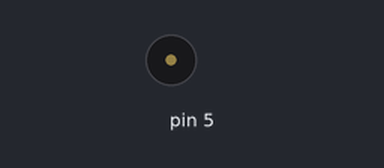
The sketch below on a simulated Arduino Uno, built with avr-gcc and run on an emulated ATmega328P. Shown: buzzer (waves = sounding).

Above: at 1.5 s.
At 6.65 s:
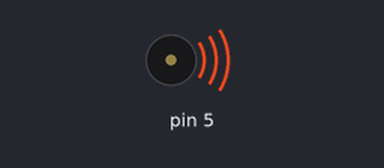
Timing chart, 0 to 7.6 s (numbered marks = the images above):
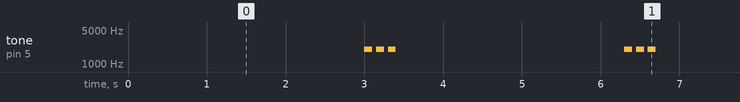

The sketch:

buzzer-test.ino
```cpp
void setup() {
  pinMode(5, OUTPUT);
}


void loop() {

  // play e4
  delay(3000);
  tone(5, 2000, 100);
  delay(150);
  tone(5, 2000, 100);
  delay(150);
  tone(5, 2000, 100);


}
```

Measured:
- by itself, tone on pin 5: repeats every 3.3 s: 2 × (silent 0.05 s, 2000 Hz 0.10 s), silent 2.9 s, 2000 Hz 0.10 s
